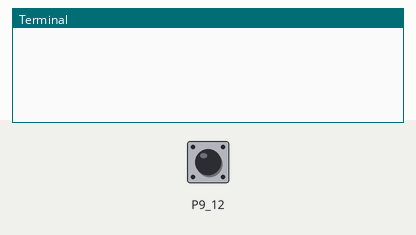
This program was run on a simulated BeagleBone Black. Parts: the last lines printed to the terminal. The test bench sets the inputs (shaded band); at power-on: P9_12 LOW.

Above: at 1.2 s.
1.3 s: P9_12 pulled HIGH for 0.15 s
At 1.43 s:
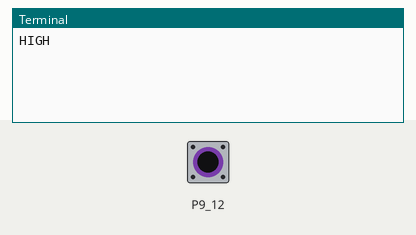
At 2.5 s:
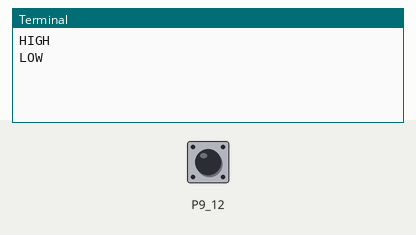

The program:

touch_sensor.py
```python
import Adafruit_BBIO.GPIO as GPIO

GPIO.setup("P9_12", GPIO.IN)
old_val = 0
val = 0
while True:
	val = GPIO.input("P9_12")
	if(old_val != val):
		if val:
			print "HIGH"
		else:
			print "LOW"
	old_val = val

GPIO.cleanup()
```

Measured:
- after the input at 1.3 s, the terminal: prints a new line at once (image 1)
